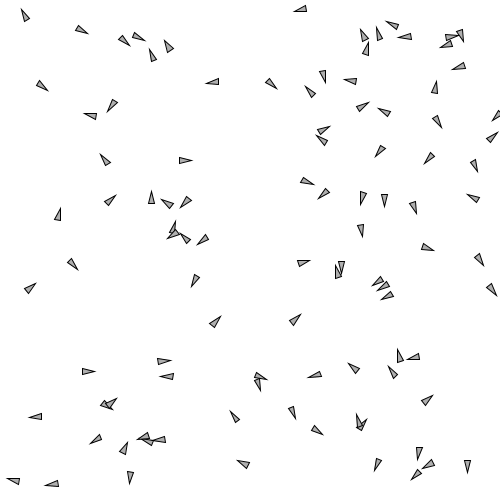
Frame 1 (no input)
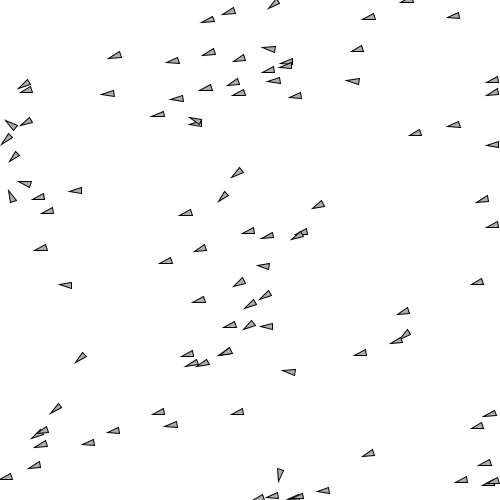
Frame 60 (the mouse pressed at the canvas centre just before this capture)
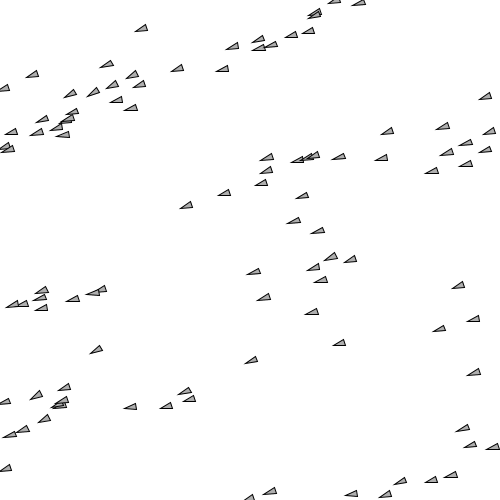
Frame 120 (the mouse held since frame 60 and released just before this capture)

The Processing sketch that drew these frames (run headless with seeded random() and noise(); from frame 60 on, the mouse is pressed at the canvas centre):

// Processing sketch: realFlocking
// ── realFlocking.pde
class Vehicle {
 
  PVector location;
  PVector velocity;
  PVector acceleration;

  float r;
  float maxforce;
  float maxspeed;
  
  float seperationStrength = 3;
  float seekStrength = 0.5;
 
  float wanderTheta;
 
  Vehicle(float x, float y) {
    acceleration = new PVector(0,0);
    velocity = new PVector(random(-1, 1), random(-1, 1));
    location = new PVector(x,y);
    r = 3.0;

    maxspeed = 4;
    maxforce = 0.1;
    
    wanderTheta = 0;

  }

  void update() {
    velocity.add(acceleration);
    velocity.limit(maxspeed);
    location.add(velocity);
    acceleration.mult(0);
    checkEdges();
  }

  void applyForce(PVector force) {
    acceleration.add(force);
  }

  PVector seek(PVector target) {
    PVector desired = PVector.sub(target,location);
    desired.normalize();
    
    float mult = 0;
    desired.mult(map(mult, 0, maxspeed, 0, PVector.dist(target, location)));
    PVector steer = PVector.sub(desired,velocity);
    steer.limit(maxforce);
    return steer;
  }
 
  void display() {

    float theta = velocity.heading() + PI/2;
    fill(175);
    stroke(0);
    pushMatrix();
    translate(location.x,location.y);
    rotate(theta);
    beginShape();
    vertex(0, -r*2);
    vertex(-r, r*2);
    vertex(r, r*2);
    endShape(CLOSE);
    popMatrix();
  }
  
  void checkEdges() {
    if (location.x > width) location.x = 0;
    else if (location.x < 0) location.x = width;
    
    if (location.y > height) location.y = 0;
    else if (location.y < 0) location.y = height;
  }
  
  PVector seperate(ArrayList<Vehicle> vehicles) {
    PVector steer = new PVector();
    for (Vehicle v : vehicles) {
      float seperation = 20;
      
      PVector sum = new PVector();
      float count = 0;
      
      float d = PVector.dist(location, v.location);
      if ((d > 0) && (d < seperation)) {
        // check if vehicle is in sight
        PVector distanceVector = PVector.sub(v.location, location);
        float theta = PVector.angleBetween(distanceVector, velocity);
        theta = degrees(theta);
        
        if (abs(theta) < 45) {
          PVector diff = PVector.sub(location, v.location);
          diff.normalize();
          sum.add(diff);
          count++;
        }
      }
      if (count > 0) {
        sum.div(count);
        sum.setMag(maxspeed);
        steer = PVector.sub(sum, velocity);
        steer.limit(maxforce);
        
      }
    }
    return steer;
  }
  
  PVector attract(ArrayList<Vehicle> vehicles) {
    PVector steer = new PVector();
    float maximumDistance = 100;
    
    PVector sum = new PVector();
    int count = 0;
    
    for (Vehicle v : vehicles) {
      float d = PVector.dist(location, v.location); 
      
      if ((d > 0) && (d < maximumDistance)) {
        // check if vehicle is in sight
        PVector distanceVector = PVector.sub(v.location, location);
        float theta = PVector.angleBetween(distanceVector, velocity);
        theta = degrees(theta);
        
        if (abs(theta) < 45) {
          PVector difference = PVector.sub(location, v.location);
          difference.normalize();
          difference.mult(-1);
          sum.add(difference);
          count++;
        }
      }
    }
    if (count > 0) {
      sum.div(count);
      sum.setMag(maxspeed);
      steer = PVector.sub(sum, velocity);
      steer.limit(maxforce);
      
    }
    return steer;
  }
  
  void wander() {
    float wanderRadius = 25;
    float wanderDistance = 100;
    float change = 0.3;
    
    wanderTheta += random(-change, change);
    
    PVector ahead = velocity.get();
    ahead.normalize();
    ahead.mult(wanderDistance);
    ahead.add(location);
    
    float h = velocity.heading();
    PVector altered = new PVector(wanderRadius * cos(wanderTheta+h), wanderRadius * sin(wanderTheta+h));
    
    PVector target = PVector.add(ahead, altered);
    
    seek(target);
  }

  void applyBehaviors(ArrayList<Vehicle> vehicles) {
    PVector seperate = seperate(vehicles);
    //PVector seek = seek(new PVector(mouseX, mouseY));
    PVector attract = attract(vehicles);
    
    seperate.mult(seperationStrength);
    //seek.mult(seekStrength);
    
    
    applyForce(seperate);
    //applyForce(seek);
    applyForce(attract);
    wander();
  }
  
  PVector align(ArrayList<Vehicle> vehicles) {
    PVector sum = new PVector(0, 0);
    for (Vehicle v : vehicles) {
      sum.add(v.velocity);
    }
    sum.div(vehicles.size());
    sum.setMag(maxspeed);
    
    PVector steer = PVector.sub(sum, velocity);
    
    steer.limit(maxforce);
    
    return steer;
  }
  
  void flock(ArrayList<Vehicle> vehicles) {
    PVector seperate = seperate(vehicles);
    PVector align = align(vehicles);
    PVector attract = attract(vehicles);
    
    seperate.mult(1.5);
    align.mult(1);
    attract.mult(1);
    
    applyForce(seperate);
    applyForce(align);
    applyForce(attract);
    
  }
}

ArrayList<Vehicle> vehicles;

void setup() {
  size(500, 500);
  background(255);
  vehicles = new ArrayList<Vehicle>();
  for (int i = 0; i < 100; i++) {
    vehicles.add(new Vehicle(random(0, width), random(0, height)));
  }
}

void draw() {
  background(255);
  for (Vehicle v : vehicles) {
    v.update();
    v.flock(vehicles);
    v.wander();
    v.display();
  }
}

void mousePressed() {
  Vehicle v = new Vehicle(mouseX, mouseY);
  vehicles.add(v);
}
